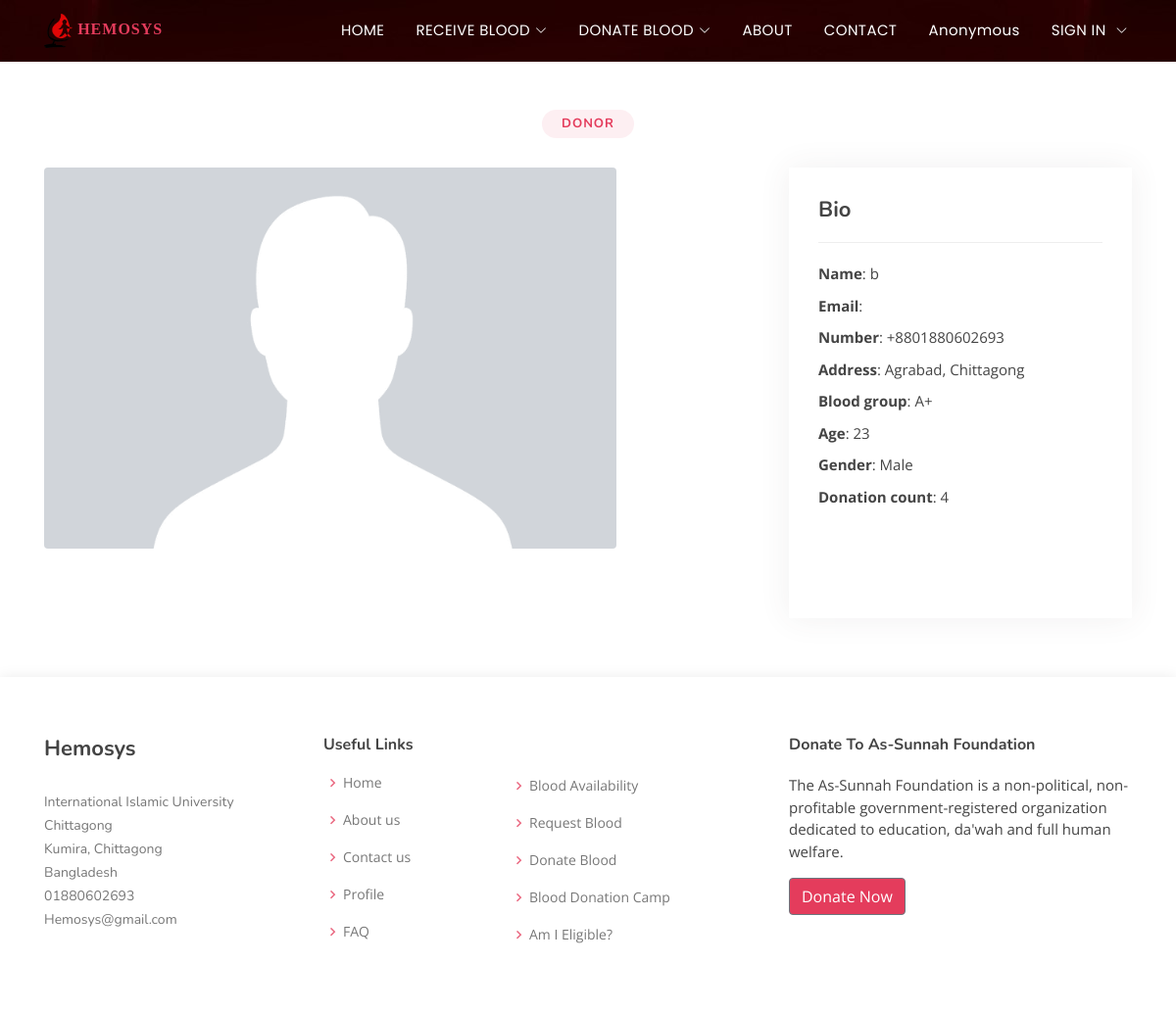
/donor/donor-details/91/, run on the app's committed database.
### authentication/models.py (models this page shows, shortened)
class userprofile(models.Model):
    user = models.OneToOneField(User, on_delete=models.CASCADE)
    phone = models.CharField(max_length=100)
    location = models.CharField(max_length=100)
    bloodgroup = models.CharField(max_length=100)
    age = models.CharField(max_length=3)
    gender = models.CharField(max_length=10)
    image = models.FileField(upload_to='profile-picture', blank=True, null=True)
    donor_donationcount = models.IntegerField(default = 0)

### donor/views.py (the view)
# urls.py: path('donor-details/<int:user_id>/', views.donor_details, name="donordetails"),
def donor_details(request, user_id):
    donor = get_object_or_404(userprofile, user_id=user_id)
    return render(request, "donordetails.html", {"donor": donor})

### templates/donordetails.html (shortened to what this page needs)
{% extends "base.html" %}
{% block content %}
{% load static %}
<section id="portfolio-details" class="portfolio-details">
  <br><br><br>
  <div class="section-title">
    <h2>Donor</h2>
  </div>
  <div class="container">
    <div class="row gy-4">
      <div class="col-lg-8">
        {% if donor.user.userprofile.image %}
        <img src="{{ donor.user.userprofile.image.url }}" alt="" class="img-fluid rounded" style="max-width: 80%; height: auto;"/>
        {% else %}
        <img src="{% static '\images\default-profile-picture.png' %}" alt="" class="img-fluid rounded" style="max-width: 80%; height: auto;"/>
        {% endif %}
      </div>
      <div class="col-lg-4">
        <div class="portfolio-info">
          <h3>Bio</h3>
          <ul>
            <li><strong>Name</strong>: {{ donor.user.first_name }}</li>
            <li><strong>Email</strong>: {{ donor.user.email }} </li>
            <li><strong>Number</strong>: {{ donor.user.userprofile.phone }} </li>
            <li><strong>Address</strong>: {{ donor.user.userprofile.location }}</li>
            <li><strong>Blood group</strong>: {{ donor.user.userprofile.bloodgroup }}</li>
            <li><strong>Age</strong>: {{ donor.user.userprofile.age }}</li>
            <li><strong>Gender</strong>: {{  donor.user.userprofile.gender }}</li>
            <li><strong>Donation count</strong>: {{ donor.user.userprofile.donor_donationcount }} </li>
          </ul>
        </div>
      </div>
    </div>
  </div>
</section>
{% endblock content %}

### static/assets/css/style.css (style rules this page uses)
body { font-family: "Open Sans", sans-serif; color: #444444; }
h1, h2, h3, h4, h5, h6 { font-family: "Nunito", sans-serif; }
section { padding: 60px 0; overflow: hidden; }
.section-title { text-align: center; padding-bottom: 30px; }
.section-title h2 { font-size: 13px; letter-spacing: 1px; font-weight: 700; padding: 8px 20px; line-height: 1; margin: 0; background: #fdeff2; color: #e43c5c; display: inline-block; text-transform: uppercase; border-radius: 50px; }
.portfolio-details { padding-top: 40px; }
.portfolio-details .portfolio-info { width: 350px; height: 460px; padding: 30px; box-shadow: 0px 0 30px rgba(73, 60, 62, 0.08); overflow: hidden; }
.portfolio-details .portfolio-info h3 { font-size: 22px; font-weight: 700; margin-bottom: 20px; padding-bottom: 20px; border-bottom: 1px solid #eee; }
.portfolio-details .portfolio-info ul { list-style: none; padding: 0; font-size: 15px; }
.portfolio-details .portfolio-info ul li+li { margin-top: 10px; }

### data on the page
userprofile: user.first_name "b", user.userprofile.phone "+8801880602693", user.userprofile.location "Agrabad, Chittagong", user.userprofile.bloodgroup "A+", user.userprofile.age "23", user.userprofile.gender "Male", user.userprofile.donor_donationcount "4"
